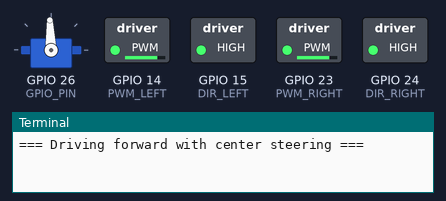
A program run on a simulated Raspberry Pi (BCM pin numbers). Parts: servo, switched loads named in the program (green lamp = pin HIGH), the last lines printed to the terminal. Servo angles are drawn from the pulse width (0.5 ms = 0°, 2.5 ms = 180°). At 16.0 s the program stops and its outputs stay as they are.

Above: at 0.1 s.
At 2.1 s:
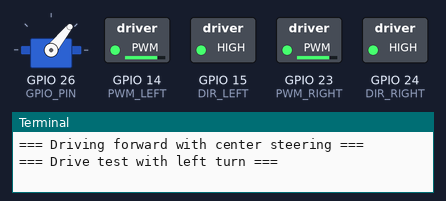
At 5.1 s:
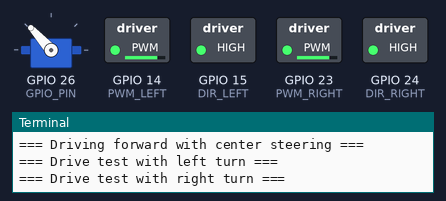
At 7.1 s:
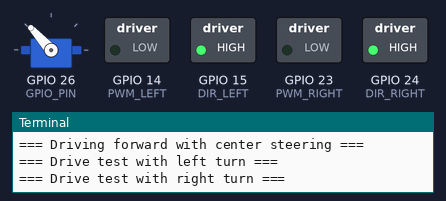
At 10.1 s:
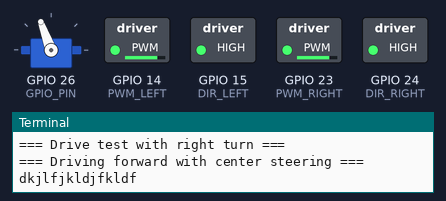
At 16.1 s:
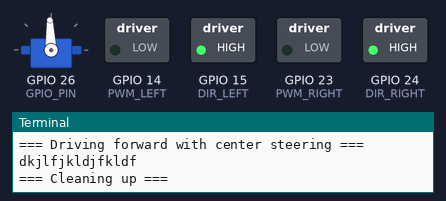
Timing chart, 0 to 17.5 s (numbered marks = the images above):
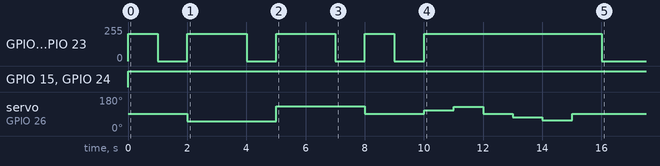

The program:

main_test.py
```python
import time
from Control.motor import *
from Control.steering import *

def main():
    try:
        # === Init ===
        base_speed = 80     # base motor speed (0-100)
        min_speed = 30      # minimum motor speed when turning
        motor = Motor(base_speed, min_speed)
        steering = SteeringController()

        max_angle = steering.max_steering_angle_deg

        print("=== Driving forward with center steering ===")
        steering.set_steering_angle(0)  # center
        # motor.move_scaled(0, max_angle)
        motor.forward(base_speed)
        time.sleep(1)
        motor.stop()
        time.sleep(1)

        print("=== Drive test with left turn ===")
        steering.set_steering_angle(-max_angle)
        # motor.move_scaled(-max_angle, max_angle)
        motor.forward(base_speed)
        time.sleep(2)
        motor.stop()
        time.sleep(1)

        print("=== Drive test with right turn ===")
        steering.set_steering_angle(max_angle)
        # motor.move_scaled(max_angle, max_angle)
        motor.forward(base_speed)
        time.sleep(2)
        motor.stop()
        time.sleep(1)

        print("=== Driving forward with center steering ===")
        steering.set_steering_angle(0)  # center
        # motor.move_scaled(0, max_angle)
        motor.forward(base_speed)
        time.sleep(1)
        motor.stop()
        time.sleep(1)

        print("dkjlfjkldjfkldf")
        motor.forward(base_speed)
        steering.set_steering_angle(20)
        time.sleep(1)
        steering.set_steering_angle(40)
        time.sleep(1)
        steering.set_steering_angle(0)
        time.sleep(1)
        steering.set_steering_angle(-20)
        time.sleep(1)
        steering.set_steering_angle(-40)
        time.sleep(1)
        steering.set_steering_angle(0)
        time.sleep(1)

    finally:
        print("=== Cleaning up ===")
        motor.cleanup()
        steering.cleanup()

if __name__ == "__main__":
    main()
```

motor.py
```python
import RPi.GPIO as GPIO

# Pin defns
# PWM1: speed control left motor
# DIR1: direction control left motor
# change these pins on rpi later if need be
# PWM2: speed control right motor
# DIR2: direction control right motor

PWM_LEFT = 14
DIR_LEFT = 15
PWM_RIGHT = 23
DIR_RIGHT = 24

class Motor:
    def __init__(self, base_speed, min_speed):
        """
        Initialize motor controller
        Args:
            base_speed (int): Default speed (0-100)
            min_speed (int): Minimum speed when turning (0-100)
        """
        # Store speed parameters
        self.base_speed = base_speed
        self.min_speed = min_speed

        GPIO.setmode(GPIO.BCM)
        GPIO.setup([PWM_LEFT, DIR_LEFT, PWM_RIGHT, DIR_RIGHT], GPIO.OUT)

        self.left_pwm = GPIO.PWM(PWM_LEFT, 100)     # init pwm for left motor
        self.right_pwm = GPIO.PWM(PWM_RIGHT, 100)   # init pwm for right motor

        self.left_pwm.start(0)
        self.right_pwm.start(0)

        # Set initial direction forward
        GPIO.output(DIR_LEFT, GPIO.HIGH)
        GPIO.output(DIR_RIGHT, GPIO.HIGH)

    def move_scaled(self, steering_angle, max_steering_angle):
        """
        Adjust motor speed based on steering angle
        Args:
            steering_angle (float): Current steering angle
            max_steering_angle (float): Vehicle's max steering angle
        """
        # Reduce speed proportionally to steering angle
        factor = 1 - (abs(steering_angle) / max_steering_angle)
        speed = max(self.min_speed, self.base_speed * factor)
        self.forward(speed)

    def forward(self, speed):
        """
        Move forward at specified speed

        Args:
            speed (int): 0-100 percentage of max speed
        """
        speed = max(0, min(100, speed))  # clamp to valid range

        # set direction forward
        GPIO.output(DIR_LEFT,GPIO.HIGH)
        GPIO.output(DIR_RIGHT,GPIO.HIGH)

        # set PWM duty cycle
        self.left_pwm.ChangeDutyCycle(speed)
        self.right_pwm.ChangeDutyCycle(speed)

    # change the wheel directions in code if the polarity wiring is the other way

    def reverse(self, speed):
        """
        Move backward at specified speed

        Args:
            speed (int): 0-100 percentage of max speed
        """
        speed = max(0, min(100, speed))

        # Set direction reverse
        GPIO.output(DIR_LEFT, GPIO.LOW)
        GPIO.output(DIR_RIGHT, GPIO.LOW)

        self.left_pwm.ChangeDutyCycle(speed)

    def stop(self):
        self.left_pwm.ChangeDutyCycle(0)
        self.right_pwm.ChangeDutyCycle(0)

    def cleanup(self):
        self.stop()
        GPIO.cleanup
```

steering.py
```python
import math
import pigpio

# Constants
GPIO_PIN = 26               # GPIO pin connected to servo
WHEELBASE_MM = 220          # Distance between front and rear axles (mm)
TRACK_WIDTH_MM = 151        # Distance between left and right wheels (mm)

# Servo Parameters
SERVO_SPEED = 0.09          # 0.09sec/60° @ 7.4V
SERVO_TORQUE = 5.5          # 5.5Kgf.cm @ 7.4V

# Servo Parameters
SERVO_MAX_ANGLE = 45              # ±45° safe mechanical range
PULSE_CENTER_US = 1520            # Center pulse width (µs)
PULSE_RANGE_US = 450              # Half sweep = ±450 µs for ±45°
PULSE_MIN_US = PULSE_CENTER_US - PULSE_RANGE_US  # 1070 µs
PULSE_MAX_US = PULSE_CENTER_US + PULSE_RANGE_US  # 1970 µs

class SteeringController:
    def __init__(self):
        # self.L = WHEELBASE_MM
        # self.w = TRACK_WIDTH_MM
        # # Max steering angle from Ackermann geometry (inner wheel turn)
        # R_outer = 500 # mm
        # R_inner = R_outer - (self.w / 2)
        # self.max_steering_angle_deg = math.degrees(math.atan(self.L / R_inner))  # ~27.6°

        self.max_steering_angle_deg = SERVO_MAX_ANGLE
        self.pulse_center = PULSE_CENTER_US
        self.pulse_range = PULSE_RANGE_US
        self.pulse_min = PULSE_MIN_US
        self.pulse_max = PULSE_MAX_US

        # Initialize pigpio for hardware PWM
        self.pi = pigpio.pi()
        if not self.pi.connected:
            raise RuntimeError("Failed to connect to pigpio daemon")
        self.pi.set_mode(GPIO_PIN, pigpio.OUTPUT)

    def angle_to_pwm(self, angle_deg):
        """
        Convert a steering angle to PWM pulse width (µs), clamped to safe limits.
        """
        # Clamp angle to physical limits
        angle_deg = max(-self.max_steering_angle_deg,
                        min(self.max_steering_angle_deg, angle_deg))

        pulse = self.pulse_center + (angle_deg / self.max_steering_angle_deg) * self.pulse_range
        # ensure pulse stays with servo's acceptable range
        return int(max(self.pulse_min, min(self.pulse_max, pulse)))

    def set_steering_angle(self, angle_deg):
        """
        Set the steering angle using Ackermann-corrected servo position
        Args:
            angle_deg (float): Desired steering angle in degrees
        """
        pulse_width = self.angle_to_pwm(angle_deg)
        self.pi.set_servo_pulsewidth(GPIO_PIN, pulse_width)

    def cleanup(self):
        self.pi.set_servo_pulsewidth(GPIO_PIN, 0)
        self.pi.stop()
```

Measured:
- by itself, GPIO 15 (DIR_LEFT), GPIO 24 (DIR_RIGHT): LOW → HIGH at 0.00 s
- by itself, GPIO 14 (PWM_LEFT), GPIO 23 (PWM_RIGHT): 0/255 → 204/255 at 0.00 s, → 0/255 1.0 s later, → 204/255 1.0 s later, → 0/255 2.0 s later, … (10 changes in this stretch)
